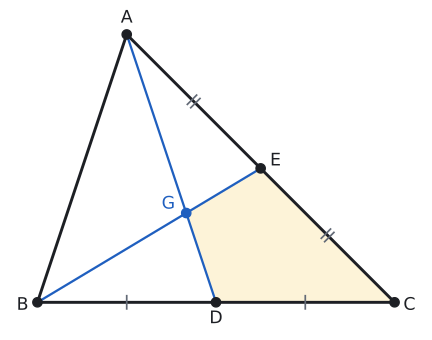

Write the Python code that produced this figure.
# Alıştırma 7: G ağırlık merkezi; D, [BC]'nin, E, [AC]'nin orta noktası; A(ABC) = 54.
import sys; sys.path.insert(0, "tools")
from cizim import *

P = lambda x, y: np.array([float(x), float(y)])
uz = lambda X, Y: float(np.linalg.norm(X - Y))
def dik(K, X, Y, r):
    """K köşesinde KX ile KY arasındaki dik açı işareti (r: kenar boyu)."""
    a_ = (X - K) / uz(X, K) * r; b_ = (Y - K) / uz(Y, K) * r
    ax.plot(*zip(K + a_, K + a_ + b_, K + b_), color=SOLUK, lw=1.3)
def kenar(X, Y, metin, G, d, renk=YAZI, fs=13):
    """[XY] kenarının ortasına, G'den uzak yana d kadar açıkta etiket."""
    M = (X + Y) / 2; t = (Y - X) / uz(X, Y); n = np.array([-t[1], t[0]])
    if np.dot(n, M - G) < 0: n = -n
    ax.text(*(M + d * n), metin, ha="center", va="center", color=renk, fontsize=fs)
def olcu(X, Y, metin, kay, renk=SOLUK, fs=13):
    """X ile Y arasında, kay vektörü kadar kaydırılmış oklu ölçü çizgisi; yazı çizginin dışında."""
    kay = np.array(kay, dtype=float); X2, Y2 = X + kay, Y + kay
    ax.annotate("", xy=Y2, xytext=X2, arrowprops=dict(arrowstyle="<->", color=renk, lw=1.2, shrinkA=0, shrinkB=0))
    for Z in (X, Y): ax.plot(*zip(Z + kay * 0.6, Z + kay * 1.4), color=renk, lw=1)
    M = (X2 + Y2) / 2 + 0.75 * kay
    ax.text(*M, metin, ha="center", va="center", color=YAZI, fontsize=fs)
def harf(X, ad, dx, dy, renk=YAZI):
    nokta(ax, *X, "", renk=renk)
    ax.text(X[0] + dx, X[1] + dy, ad, ha="center", va="center", color=renk, fontsize=13)
def tik(X, Y, n=1, r=0.22, renk=SOLUK):
    """[XY] parçasının ortasına n adet eşitlik çentiği."""
    M = (X + Y) / 2; t = (Y - X) / uz(X, Y); nn = np.array([-t[1], t[0]])
    for i in range(n):
        Q = M + (i - (n - 1) / 2) * 0.16 * t
        ax.plot(*zip(Q - r * nn, Q + r * nn), color=renk, lw=1.3)
def alan(X, Y, Z):
    """XYZ üçgeninin alanı (kontrol için)."""
    u, v = Y - X, Z - X
    return abs(u[0] * v[1] - u[1] * v[0]) / 2
B, C, A = P(0, 0), P(12, 0), P(3, 9)
D, E = (B + C) / 2, (A + C) / 2; G = (A + B + C) / 3
print("A(ABC)", alan(A, B, C), "A(GDCE)", alan(G, D, C) + alan(G, C, E))
fig, ax = sekil(5.6, 4.4)
ax.set_aspect("equal"); ax.axis("off")
ax.add_patch(patches.Polygon([G, D, C, E], closed=True, facecolor=SARI_ACIK, edgecolor="none"))
ax.plot(*zip(B, C, A, B), color=YAZI); ax.plot(*zip(A, D), color=MAVI, lw=1.7); ax.plot(*zip(B, E), color=MAVI, lw=1.7)
tik(B, D, 1); tik(D, C, 1); tik(A, E, 2); tik(E, C, 2)
harf(A, "A", 0, 0.55); harf(B, "B", -0.5, -0.1); harf(C, "C", 0.5, -0.1); harf(D, "D", 0, -0.55); harf(E, "E", 0.5, 0.25)
harf(G, "G", -0.6, 0.3, MAVI)
ax.set_xlim(-1.0, 13.0); ax.set_ylim(-1.0, 9.9)
kaydet(fig, __file__)
